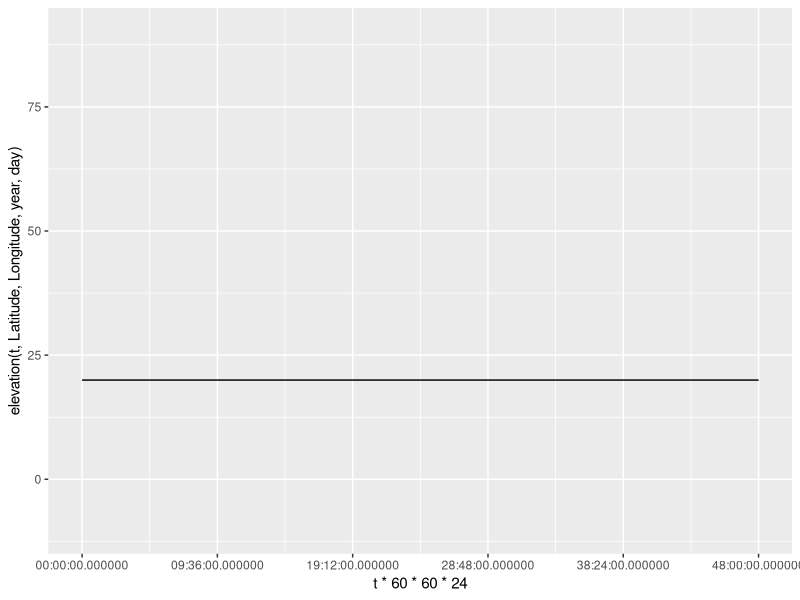
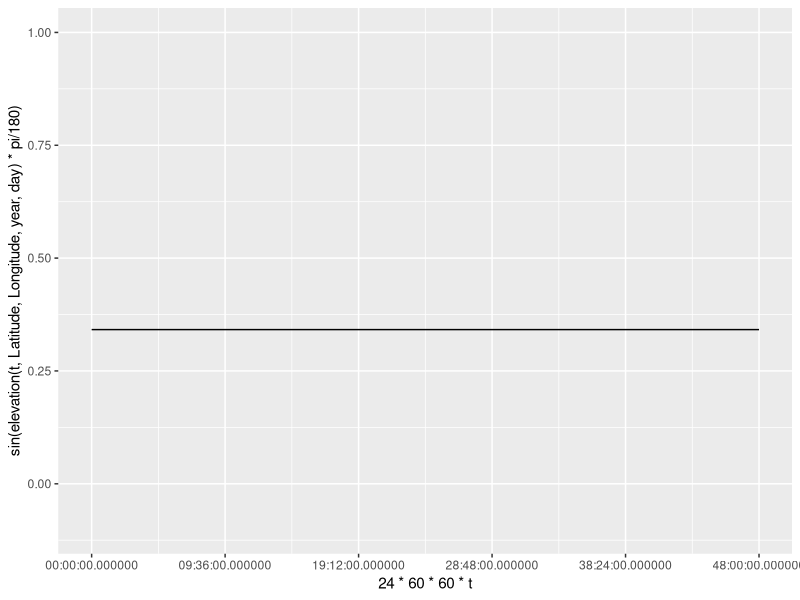
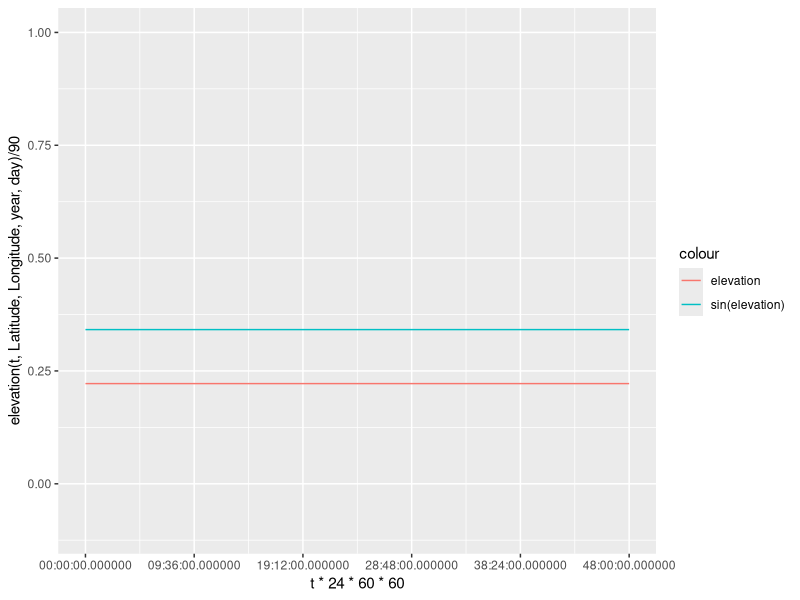
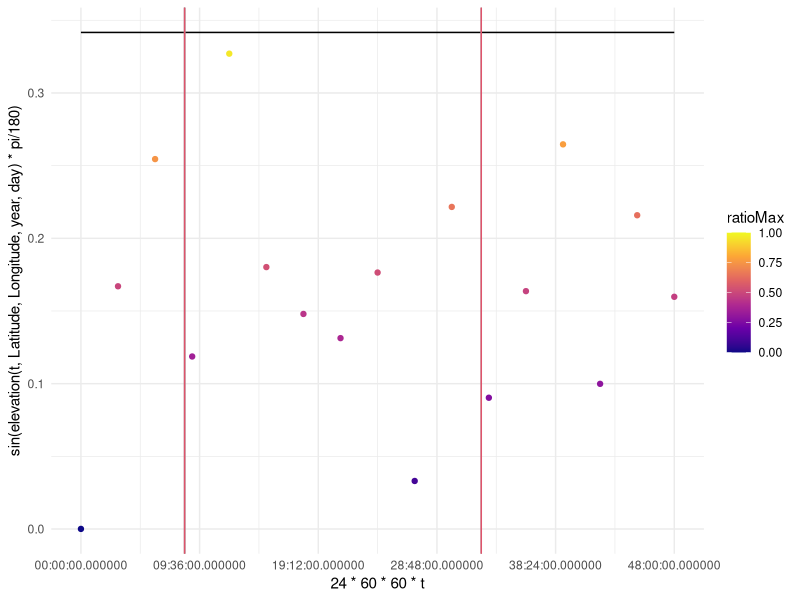
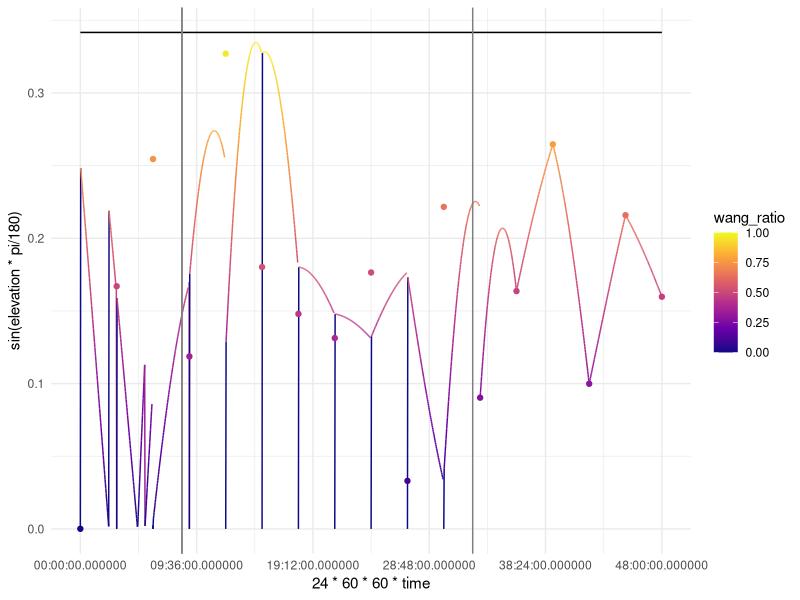
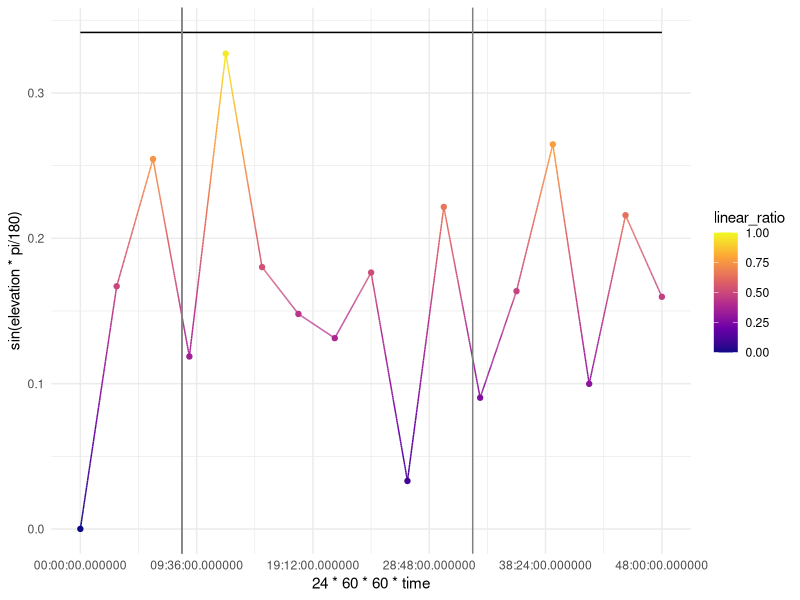
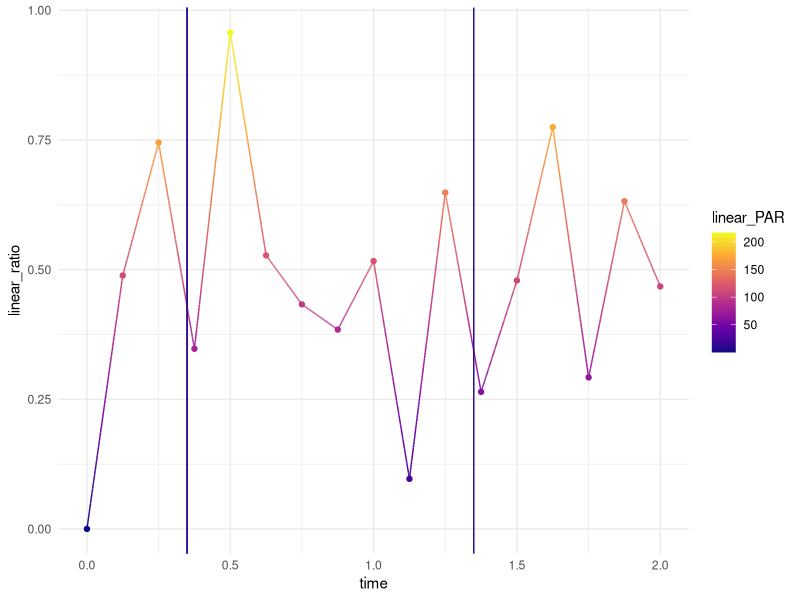

Source code (R) for these figures, in order:
library(ggplot2)
Latitude = -90
Longitude = -123
year = 2020
day = 21
t=.5
Sunrise = 0 #initializing for global assignment
Sunset = 0 #initializing for global assignment

elevation = function(t, Latitude, Longitude, year, day){
  #Converting the year and day to Julian Day and Century. 2454466.5 is
  #12:00 AM of Jan 1 2008. Using mid day as the average 2454467 is Jan 1 2008
  #ifelse(year == 2008, JulianDay = 2454466+day, JulianDay = 2454467+day+(year-2008)*365);
  JulianDay = 2454466+day;
  ##Calculate solar position constants for the day in question. These
  ##functions were obtained from an NOAA Solar Calculations spreadsheet.
  ##Note: the variation seen throughout a given day is so small that we can
  ##treat these as constants. More on this later.
  JulianCentury = (JulianDay-2451545)/36525;
  GeomMeanLongSunDeg = (280.46646+JulianCentury*(36000.76983+JulianCentury*.0003032))%%360;
  GeomMeanAnomSunDeg = 357.52911+JulianCentury*(35999.05029 - 0.0001537*JulianCentury);
  EccentEarthOrbit = 0.016708634-JulianCentury*(0.000042037+0.0000001267*JulianCentury);
  SunEqOfCtr = sin(pi/180*(GeomMeanAnomSunDeg))*(1.914602-JulianCentury*(0.004817+0.000014*JulianCentury))+sin(pi/180*(2*GeomMeanAnomSunDeg))*(0.019993-0.000101*JulianCentury)+sin(pi/180*(3*GeomMeanAnomSunDeg))*0.000289;
  SunTrueLongDeg = GeomMeanLongSunDeg+SunEqOfCtr;
  SunAppLongDeg = SunTrueLongDeg-0.00569-0.00478*sin(pi/180*(125.04-1934.136*JulianCentury));
  MeanObliqEclipticDeg = 23+(26+((21.448-JulianCentury*(46.815+JulianCentury*(0.00059-JulianCentury*0.001813))))/60)/60;
  ObliqCorrDeg = MeanObliqEclipticDeg+0.00256*cos(pi/180*(125.04-1934.136*JulianCentury));
  SunDeclineDeg = 180/pi*(asin(sin(pi/180*(ObliqCorrDeg))*sin(pi/180*(SunAppLongDeg))));
  vary = tan(pi/180*(ObliqCorrDeg/2))*tan(pi/180*(ObliqCorrDeg/2));
  EqOfTimeMinutes = 4*180/pi*(vary*sin(2*pi/180*(GeomMeanLongSunDeg))-2*EccentEarthOrbit*sin(pi/180*(GeomMeanAnomSunDeg))+4*EccentEarthOrbit*vary*sin(pi/180*(GeomMeanAnomSunDeg))*cos(2*pi/180*(GeomMeanLongSunDeg))-0.5*vary*vary*sin(4*pi/180*(GeomMeanLongSunDeg))-1.25*EccentEarthOrbit*EccentEarthOrbit*sin(2*pi/180*(GeomMeanAnomSunDeg)));
  
  ## Define maximum PAR: Solar Constant*.487(%of radiation that makes up PAR)*scale(100)/Sin(90)
  MaxPAR=.487*1361*100;
  srssangle = 90;
  HAval = cos(pi/180*(srssangle))/(cos(pi/180*(Latitude))*cos(pi/180*(SunDeclineDeg)))-tan(pi/180*(Latitude))*tan(pi/180*(SunDeclineDeg));
  if (HAval <= -1){
    HASunriseDeg = 180
  } else if (HAval >= 1) {
    HASunriseDeg = 0
  } else {
    HASunriseDeg = 180/pi*acos(HAval)
  }
  SunlightDuration = HASunriseDeg/180;
  
  A = sin(Latitude*pi/180)*sin(SunDeclineDeg*pi/180);
  B = cos(Latitude*pi/180)*cos(SunDeclineDeg*pi/180);
  
  SolarNoon = (720-4*Longitude-EqOfTimeMinutes+0*60)/1440;
  Sunrise <<- ((SolarNoon*1440-HASunriseDeg*4)/1440)%%1; #keep sunrise positive and between zero and 1
  Sunset <<- Sunrise+SunlightDuration; #assign SR/SS to global for use in other functions
  
  C = EqOfTimeMinutes/4+Longitude;
  
  return(90-(acos(A+B*cos((t*360+C+180)*pi/180)))*180/pi)
  
}


precision = 100

t = round(seq(0, 2, 1/(8*precision)), digits = 5)
ggplot(data = NULL, aes(x = t*60*60*24, y = elevation(t,Latitude,Longitude,year,day)))+
  coord_cartesian(ylim = c(-10,90))+
  geom_line()+
  scale_x_time()

ggplot(data = NULL, aes(x = 24*60*60*t, y = sin(elevation(t,Latitude,Longitude,year,day)*pi/180)))+
  coord_cartesian(ylim = c(-.1,1))+
  geom_line()+
  scale_x_time()

ggplot(data = NULL, aes(x = t*24*60*60, y = elevation(t,Latitude,Longitude,year,day)/90, col = "elevation"))+
  coord_cartesian(ylim = c(-.1,1))+
  geom_line()+
  geom_line(data = NULL, aes(x = 24*60*60*t, y = sin(elevation(t,Latitude,Longitude,year,day)*pi/180), col = "sin(elevation)"))+
  labs()+
  scale_x_time()


###Creating projections from each observation

#Max PAR: .487*1361/sin(elevation)

library(tidyverse)

###Filling in observation and elevation data

time_ele_PAR = tibble(t)
time_ele_PAR = time_ele_PAR %>%
  select(time = t) %>%
  mutate(observation = 0==(time*8*precision)%%(precision),
         elevation = elevation(t, Latitude, Longitude, year, day),
         light = elevation>=0,
         maxPAR = light*.487*1361*sin(elevation*pi/180),
         #ratioMax = observation*light,
         ratioMax = observation*light*runif(length(t), min = 0, max = 1),
         PAR = ratioMax*maxPAR,
         obs1 = floor(t * 8) + 1,
         obs2 = ceiling(t * 8) + 1)

###Seperating observations
observations = time_ele_PAR %>%
  filter(observation==TRUE)

##add vector to indicate Sunrise and Sunset times

SS_time = c(Sunrise, Sunset, Sunrise+1, (Sunset+1)%%2)
SS_time = sort(SS_time)
SS_ele = round(elevation(SS_time, Latitude, Longitude, year, day), digits = 4)

iSR = as.numeric(Sunrise>(Sunset+1)%%2)+1

SS = tibble(time = SS_time, elevation = SS_ele) %>%
  mutate(real = elevation == 0,
         PAR = 0)

ggplot(data = NULL, aes(x = 24*60*60*t, y = sin(elevation(t,Latitude,Longitude,year,day)*pi/180))) +
  #coord_cartesian(ylim = c(-.1,1)) +
  geom_line() +
  scale_x_time() +
  geom_point(data = observations, aes(x = time*24*60*60, y = PAR/(.487*1361), color = ratioMax)) +
  scale_color_viridis_c(option = "C", limits = c(0,1)) +
  geom_vline(xintercept = SS$time*24*60*60 , color = 8) +
  geom_vline(xintercept = c(Sunrise, Sunset)*24*60*60, color = 2) +
  theme_minimal()

###Creating a function that will plot the Wang et al. algorithm for each point




add_wang = function(time_ele_PAR, SS, observations) {
  
  wang_index = observations %>%
    select(time, elevation, PAR)
  
  wang_index = SS %>%
    select(time, elevation, PAR) %>%
    rbind(wang_index, .)
  
  wang_calculation = time_ele_PAR
  
  SS = SS %>%
    mutate(
      slot1f = ceiling(time * 8 * precision + 1),
      slot1c = ceiling(slot1f / precision) * precision,
      slot2c = floor(SS$time * 8 * precision + 1),
      slot2f = floor(slot2c / precision) * precision + 2
    )
  
  #fill obs 1 forward and obs 2 backwards (so obs 1 is the most recent and obs 2 in the soonest)
  
  for (i in 1:4) {
    wang_calculation$obs1[SS$slot1f[i]:SS$slot1c[i]] = 17 + i
    wang_calculation$obs2[SS$slot2f[5 - i]:SS$slot2c[5 - i]] = 17 + 5 - i
  }
  
  
  wang_calculation = wang_calculation %>%
    mutate(
      wang_i_PAR1 = wang_index$PAR[wang_calculation$obs1],
      wang_i_PAR2 = wang_index$PAR[wang_calculation$obs2],
      wang_i_time1 = wang_index$time[wang_calculation$obs1],
      wang_i_time2 = wang_index$time[wang_calculation$obs2],
      wang_i_sunrise1 = time > ((Sunrise + Sunset - 1) / 2),
      wang_i_sunrise2 = time > ((Sunrise + Sunset + 1) / 2),
      wang_i_sunrise3 = time > ((Sunrise + Sunset + 3) / 2),
      wang_i_dayduration = Sunset - Sunrise
    )
  
  wang_calculation = wang_calculation %>%
    mutate(wang_i_sunrise = wang_i_sunrise1 + wang_i_sunrise2 + wang_i_sunrise3 + Sunrise - 1) %>%
    select(-wang_i_sunrise1,-wang_i_sunrise2,-wang_i_sunrise3)
  
  wang_calculation = wang_calculation %>%
    mutate(
      PAR1 = wang_i_PAR1 * sin((time - wang_i_sunrise) * pi / wang_i_dayduration)
      / sin((wang_i_time1 - wang_i_sunrise) * pi / wang_i_dayduration),
      PAR2 = wang_i_PAR2 * sin((time - wang_i_sunrise) * pi / wang_i_dayduration)
      / sin((wang_i_time2 - wang_i_sunrise) * pi / wang_i_dayduration),
      ratio_1 = (wang_i_time2 - time) / (wang_i_time2 - wang_i_time1),
      ratio_2 = (time - wang_i_time1) / (wang_i_time2 - wang_i_time1),
      wang_PAR = ratio_1*PAR1 + ratio_2*PAR2)
  
  #filter out observations with a SR as the first observation. Then calculate PAR from second observation using 6.2
  
  SR_adjust = wang_calculation %>%
    filter(obs1 == 17 + iSR | obs1 == 19 + iSR) %>%
    mutate(wang_PAR_SR = PAR2)
  
  # set PAR with times where SR is the second observation to 0
  
  SR_adjust_e = wang_calculation %>%
    filter(obs2 == 17 + iSR | obs2 == 19 + iSR) %>%
    mutate(wang_PAR_SR = 0)
  
  #combine SR_adjust tables
  
  SR_adjust = rbind(SR_adjust, SR_adjust_e)
  
  #Insert SR_adjust into wang_calculation
  
  wang_calculation = right_join(SR_adjust, wang_calculation)
  wang_calculation$wang_PAR[!is.na(wang_calculation$wang_PAR_SR)] = wang_calculation$wang_PAR_SR[!is.na(wang_calculation$wang_PAR_SR)]
  
  
  #filter out observations with a SS as the second observation. Then calculate PAR from first observation using 6.2
  
  SS_adjust = wang_calculation %>%
    filter(obs2 == 18 + iSR |
             obs2 == 16 + (iSR + 3) %% 5 + iSR) %>%
    mutate(wang_PAR_SS = PAR1)
  
  # set PAR with times where SS is the first observation to 0
  
  SS_adjust_e = wang_calculation %>%
    filter(obs1 == 18 + iSR |
             obs1 == 16 + (iSR + 3) %% 5 + iSR) %>%
    mutate(wang_PAR_SS = 0)
  
  #combine SR_adjust tables
  
  SS_adjust = rbind(SS_adjust, SS_adjust_e)
  
  #Insert SS_adjust into wang_calculation
  
  wang_calculation = right_join(SS_adjust, wang_calculation)
  wang_calculation$wang_PAR[!is.na(wang_calculation$wang_PAR_SS)] = wang_calculation$wang_PAR_SS[!is.na(wang_calculation$wang_PAR_SS)]
  
  #day of no observations
  
  no_obs_adjust = wang_calculation %>%
    filter(obs1 > 17 & obs2 > 17) %>%
    mutate(wang_PAR_no = NaN)
  
  #Insert no_obs_adjust
  
  wang_calculation = right_join(no_obs_adjust, wang_calculation)
  wang_calculation$wang_PAR[!is.na(wang_calculation$wang_PAR_no)] = wang_calculation$wang_PAR_no[!is.na(wang_calculation$wang_PAR_no)]
  
  
  
  i = 0:16 * precision + 1
  wang_calculation$wang_PAR[i] = wang_calculation$PAR[i]
  return(wang_calculation$wang_PAR)
}

wang_PAR = add_wang(time_ele_PAR, SS, observations)

time_ele_PAR = time_ele_PAR %>%
  cbind(., wang_PAR)

time_ele_PAR = time_ele_PAR %>%
  mutate(wang_ratio = wang_PAR/maxPAR) 




ggplot(data = time_ele_PAR, aes(x = 24*60*60*time, y = sin(elevation*pi/180))) +
  #coord_cartesian(ylim = c(-.1,1)) +
  geom_line() +
  scale_x_time() +
  geom_line(data = time_ele_PAR, aes(x = 24*60*60*time, y = wang_PAR/(.487*1361), color = wang_ratio)) +
  geom_point(data = observations, aes(x = time*24*60*60, y = PAR/(.487*1361), color = ratioMax)) +
  scale_color_viridis_c(option = "C", limits = c(0,1)) +
  geom_vline(data = SS, aes(xintercept = time*24*60*60, color = 8)) +
  theme_minimal()


##Create linear PAR ratio

add_ratio = function(time_ele_PAR, SS, observations) {
  #check observations. If both light then take average of ratios. Else take the ratio of the one with light.
  ratio_index = observations %>%
    select(time, elevation, ratioMax)
  
  ratio_calc = time_ele_PAR
  
  ratio_calc = time_ele_PAR %>%
    mutate(
      rat1 = ratio_index$ratioMax[ratio_calc$obs1],
      rat2 = ratio_index$ratioMax[ratio_calc$obs2],
      time1 = ratio_index$time[ratio_calc$obs1],
      time2 = ratio_index$time[ratio_calc$obs2],
      linear_ratio =  rat1*(time2-time)/(time2-time1)+rat2*(time-time1)/(time2-time1)
    )
  
  #identify SR/SS slots
  
  SS = SS %>%
    mutate(
      slot1f = ceiling(time * 8 * precision + 1),
      slot1c = ceiling(slot1f / precision) * precision,
      slot2c = floor(SS$time * 8 * precision + 1),
      slot2f = floor(slot2c / precision) * precision + 2
    )
  
  #fill obs 1 forward and obs 2 backwards (so obs 1 is the most recent and obs 2 in the soonest)
  
  for (i in 1:4) {
    ratio_calc$obs1[SS$slot1f[i]:SS$slot1c[i]] = 17 + i
    ratio_calc$obs2[SS$slot2f[5 - i]:SS$slot2c[5 - i]] = 17 + 5 - i
  }
  
  #filter out observations with a SR as the first observation. Then use ratio from second observation
  
  SR_adjust1 = ratio_calc %>%
    filter(time>5)
  SR_adjust2 = ratio_calc %>%
    filter(time>5)
  
  if(SS_ele[iSR] == 0){
    SR_adjust1 = ratio_calc %>%
      filter(obs1 == 17 + iSR) %>%
      mutate(linear_ratio_SR = rat2)
  }
  
  if(SS_ele[iSR+2] == 0){
    SR_adjust2 = ratio_calc %>%
      filter(obs1 == 19 + iSR) %>%
      mutate(linear_ratio_SR = rat2)
  }
  
  # set PAR with times where SR is the second observation to 0
  
  SR_adjust_e = ratio_calc %>%
    filter(obs2 == 17 + iSR | obs2 == 19 + iSR) %>%
    mutate(linear_ratio_SR = 0)
  
  #combine SR_adjust tables
  
  SR_adjust = rbind(SR_adjust1, SR_adjust2, SR_adjust_e)
  
  #Insert SR_adjust into ratio_calc
  
  ratio_calc = right_join(SR_adjust, ratio_calc)
  ratio_calc$linear_ratio[!is.na(ratio_calc$linear_ratio_SR)] = ratio_calc$linear_ratio_SR[!is.na(ratio_calc$linear_ratio_SR)]
  
  
  #filter out observations with a SS as the second observation. Then use ratio from first observation
  
  SS_adjust1 = ratio_calc %>%
    filter(time>5)
  SS_adjust2 = ratio_calc %>%
    filter(time>5)
  
  if(SS_ele[iSR+1] == 0){
    SS_adjust1 = ratio_calc %>%
      filter(obs2 == 18 + iSR) %>%
      mutate(linear_ratio_SS = rat1)
  }
  
  if(SS_ele[(iSR+3) %% 5 + iSR-1] == 0){
    SS_adjust2 = ratio_calc %>%
      filter(obs2 == 16 + (iSR + 3) %% 5 + iSR) %>%
      mutate(linear_ratio_SS = rat1)
  }
  
  
  
  # set PAR with times where SS is the first observation to 0
  
  SS_adjust_e = ratio_calc %>%
    filter(obs1 == 18 + iSR |
             obs1 == 16 + (iSR + 3) %% 5 + iSR) %>%
    mutate(linear_ratio_SS = 0)
  
  #combine SR_adjust tables
  
  SS_adjust = rbind(SS_adjust1, SS_adjust2, SS_adjust_e)
  
  #Insert SS_adjust into ratio_calc
  
  ratio_calc = right_join(SS_adjust, ratio_calc)
  ratio_calc$linear_ratio[!is.na(ratio_calc$linear_ratio_SS)] = ratio_calc$linear_ratio_SS[!is.na(ratio_calc$linear_ratio_SS)]
  
  #day of no observations
  
  no_obs_adjust = ratio_calc %>%
    filter(obs1 > 17 & obs2 > 17) %>%
    mutate(obs_no = NaN)
  
  #Insert no_obs_adjust
  
  ratio_calc = right_join(no_obs_adjust, ratio_calc)
  ratio_calc$linear_ratio[!is.na(ratio_calc$obs_no)] = ratio_calc$obs_no[!is.na(ratio_calc$obs_no)]
  
  
  i = 0:16 * precision + 1
  ratio_calc$linear_ratio[i] = ratio_calc$ratioMax[i]
  
  return(ratio_calc$linear_ratio)
}



linear_ratio = add_ratio(time_ele_PAR, SS, observations)

time_ele_PAR = time_ele_PAR %>%
  cbind(., linear_ratio)

time_ele_PAR = time_ele_PAR %>%
  mutate(linear_PAR = linear_ratio*maxPAR)

ggplot(data = time_ele_PAR, aes(x = 24*60*60*time, y = sin(elevation*pi/180))) +
  #coord_cartesian(ylim = c(-.1,1)) +
  geom_line() +
  scale_x_time() +
  #geom_line(data = time_ele_PAR, aes(x = 24*60*60*time, y = wang_PAR/(.487*1361), color = wang_ratio)) +
  geom_line(data = time_ele_PAR, aes(x = 24*60*60*time, y = linear_PAR/(.487*1361), color = linear_ratio)) +
  geom_point(data = observations, aes(x = time*24*60*60, y = PAR/(.487*1361), color = ratioMax)) +
  scale_color_viridis_c(option = "C", limits = c(0,1)) +
  geom_vline(data = SS, aes(xintercept = time*24*60*60, color = 8)) +
  theme_minimal()


ggplot(data = time_ele_PAR, aes(x = time, y = linear_ratio, color = linear_PAR))+
  geom_line() +
  geom_point(data = observations, aes(x = time, y = ratioMax, color = PAR)) +
  #geom_line(data = time_ele_PAR, aes(x = time, y = wang_ratio, color = wang_PAR)) +
  scale_color_viridis_c(option = "C") +
  geom_vline(data = SS, aes(xintercept = time, color = 8)) +
  theme_minimal()


totalWang = sum(time_ele_PAR$wang_PAR)
totalLinear = sum(time_ele_PAR$linear_PAR)
error = (totalWang-totalLinear)/totalLinear

